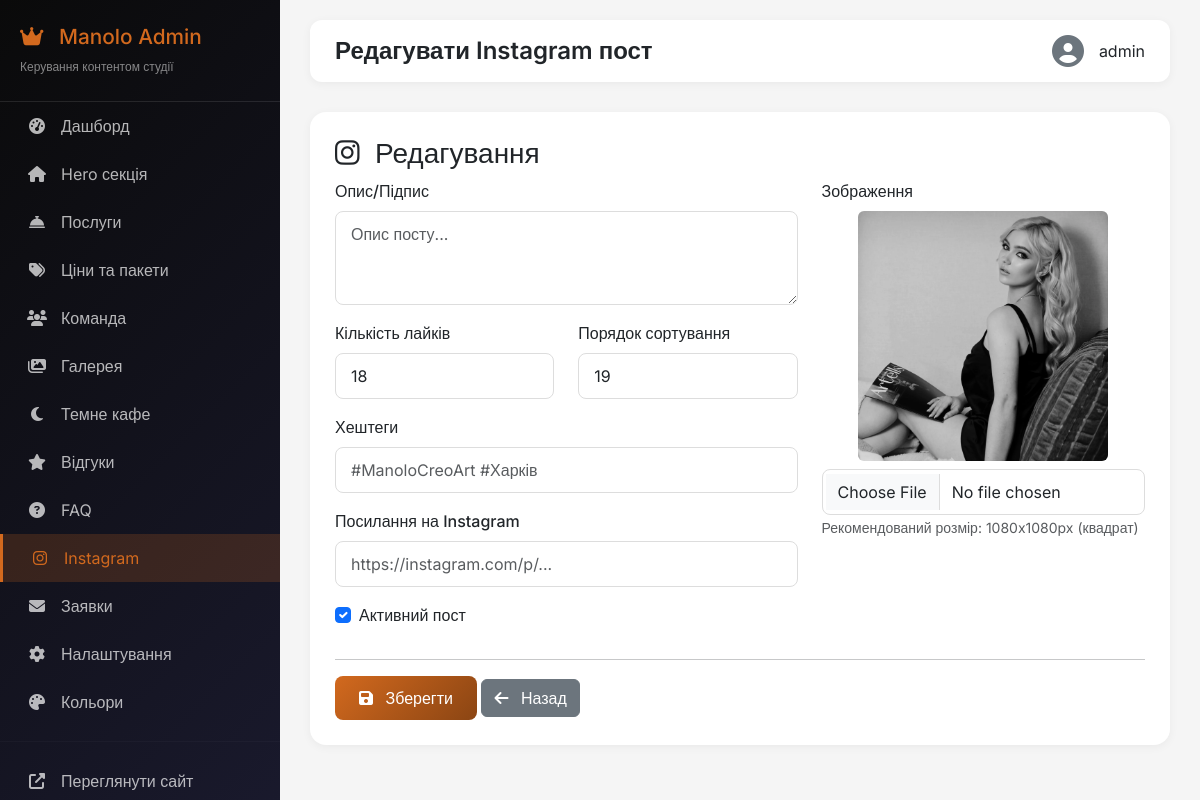
Screenshot of /admin/instagram/edit/1 (signed in) with the database file from the repository.
### app.py (models this page shows)
class InstagramPost(db.Model):
    __tablename__ = 'instagram_posts'
    id = db.Column(db.Integer, primary_key=True)
    image = db.Column(db.String(200), nullable=False)
    caption = db.Column(db.String(200))
    likes = db.Column(db.Integer, default=0)
    date = db.Column(db.DateTime, default=datetime.utcnow)
    hashtags = db.Column(db.String(200))
    instagram_url = db.Column(db.String(200))
    order = db.Column(db.Integer, default=0)
    is_active = db.Column(db.Boolean, default=True)

### app.py (the view, shortened to what this page needs)
@app.route('/admin/instagram/add', methods=['GET', 'POST'])
@app.route('/admin/instagram/edit/<int:id>', methods=['GET', 'POST'])
@login_required
def admin_instagram_edit(id=None):
    post = InstagramPost.query.get(id) if id else InstagramPost()
    return render_template('admin/instagram_edit.html', post=post)

### app.py (called while the page is built)
def login_required(f):
    @wraps(f)
    def decorated_function(*args, **kwargs):
        if not session.get('admin_logged_in'):
            flash('Будь ласка, увійдіть в адмін-панель', 'warning')
            return redirect(url_for('admin_login'))
        return f(*args, **kwargs)
    return decorated_function

### templates/admin/instagram_edit.html
{% extends "admin/layout.html" %}
{% block title %}{{ 'Редагувати' if post.id else 'Додати' }} Instagram пост{% endblock %}
{% block content %}
<div class="admin-card">
    <h3><i class="fab fa-instagram me-2"></i> {{ 'Редагування' if post.id else 'Новий пост' }}</h3>
    <form method="POST" enctype="multipart/form-data">
        <div class="row">
            <div class="col-md-7">
                <div class="mb-3">
                    <label class="form-label">Опис/Підпис</label>
                    <textarea name="caption" class="form-control" rows="3" placeholder="Опис посту...">{{ post.caption or '' }}</textarea>
                </div>
                <div class="row">
                    <div class="col-md-6">
                        <div class="mb-3">
                            <label class="form-label">Кількість лайків</label>
                            <input type="number" name="likes" class="form-control" value="{{ post.likes or 0 }}">
                        </div>
                    </div>
                    <div class="col-md-6">
                        <div class="mb-3">
                            <label class="form-label">Порядок сортування</label>
                            <input type="number" name="order" class="form-control" value="{{ post.order or 0 }}">
                        </div>
                    </div>
                </div>
                <div class="mb-3">
                    <label class="form-label">Хештеги</label>
                    <input type="text" name="hashtags" class="form-control" value="{{ post.hashtags or '' }}" placeholder="#ManoloCreoArt #Харків">
                </div>
                <div class="mb-3">
                    <label class="form-label">Посилання на Instagram</label>
                    <input type="url" name="instagram_url" class="form-control" value="{{ post.instagram_url or '' }}" placeholder="https://instagram.com/p/...">
                </div>
                <div class="mb-3 form-check">
                    <input type="checkbox" name="is_active" class="form-check-input" id="is_active" {% if post.is_active %}checked{% endif %}>
                    <label class="form-check-label" for="is_active">Активний пост</label>
                </div>
            </div>
            <div class="col-md-5">
                <div class="mb-3">
                    <label class="form-label">Зображення</label>
                    {% if post.image %}
                    <div class="mb-2 text-center">
                        <img src="{{ url_for('static', filename=post.image) }}" class="img-fluid rounded" style="max-height: 250px;">
                    </div>
                    {% endif %}
                    <input type="file" name="image" class="form-control" accept="image/*" {% if not post.image %}required{% endif %}>
                    <small class="text-muted">Рекомендований розмір: 1080x1080px (квадрат)</small>
                </div>
            </div>
        </div>
        <hr>
        <div class="mt-3">
            <button type="submit" class="btn btn-primary">
                <i class="fas fa-save me-2"></i> Зберегти
            </button>
            <a href="{{ url_for('admin_instagram') }}" class="btn btn-secondary">
                <i class="fas fa-arrow-left me-2"></i> Назад
            </a>
        </div>
    </form>
</div>
{% endblock %}

### templates/admin/layout.html (style rules this page uses)
* { margin: 0; padding: 0; box-sizing: border-box; }
body { font-family: 'Inter', sans-serif; background: #f5f5f5; }
.admin-card { background: white; border-radius: 16px; padding: 25px; margin-bottom: 25px; box-shadow: 0 2px 10px rgba(0,0,0,0.05); }
.btn-primary { background: linear-gradient(135deg, #D2691E, #8B4513); border: none; padding: 10px 24px; border-radius: 8px; transition: all 0.3s; }
.form-label { font-weight: 500; margin-bottom: 8px; }
.form-control, .form-select { border-radius: 8px; border: 1px solid #ddd; padding: 10px 15px; }

### rows the page displays
InstagramPost: likes "18", order "19", is_active "☑", image (picture)

### other values shown
{{ 'Редагувати' if post.id else 'Додати' }} "Редагувати"
{{ session.get('admin_username', 'Admin') }} "admin"
{{ 'Редагування' if post.id else 'Новий пост' }} "Редагування"
